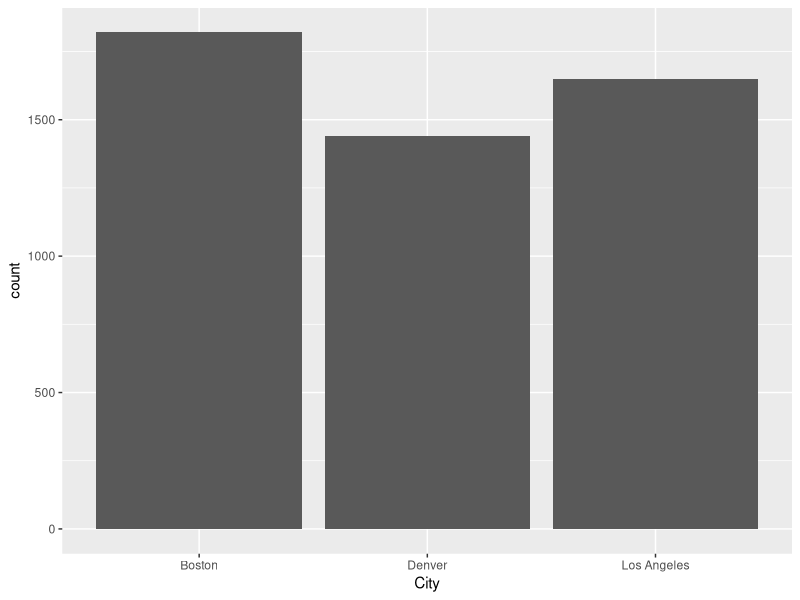
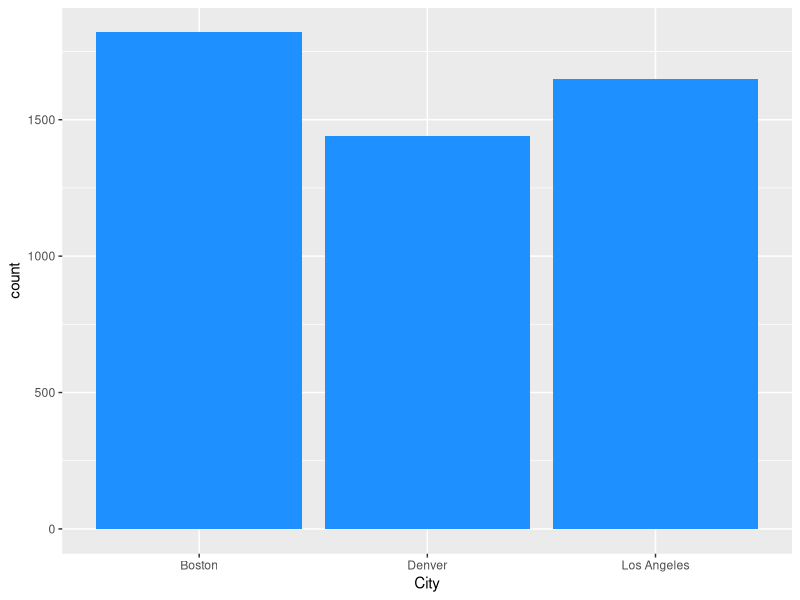
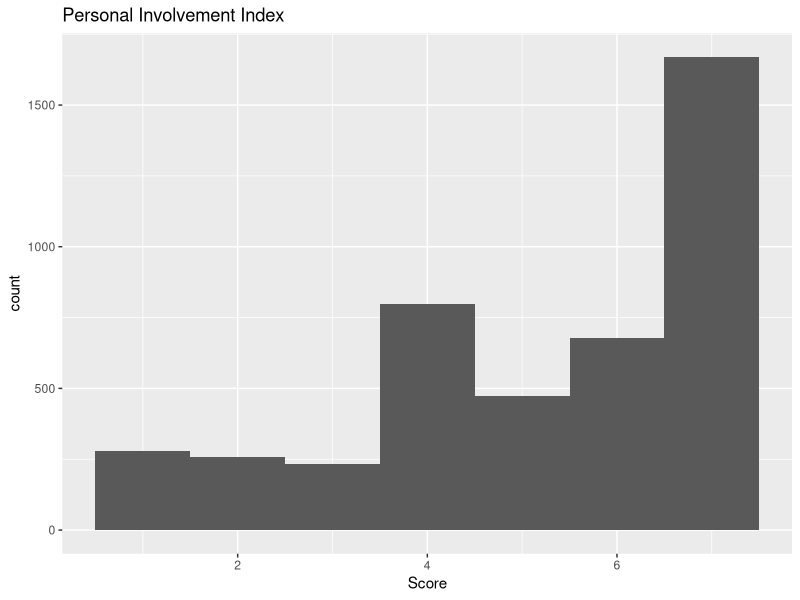
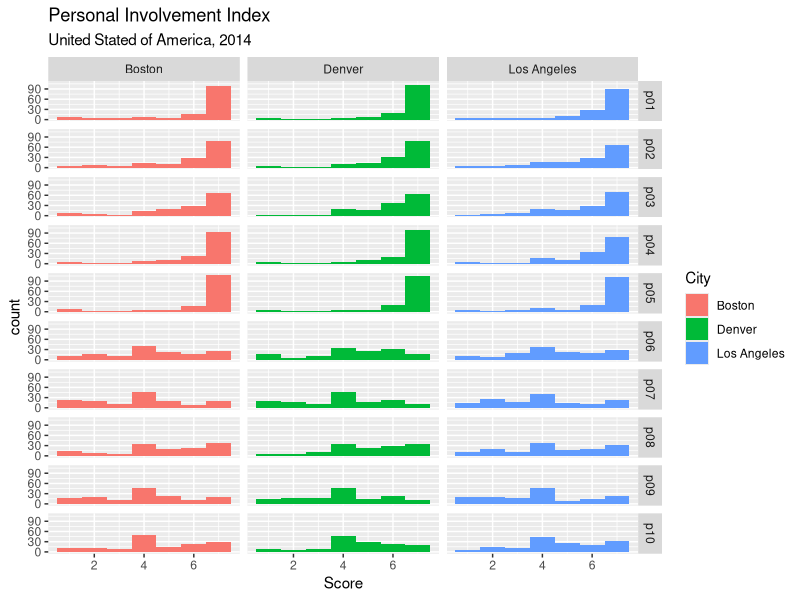
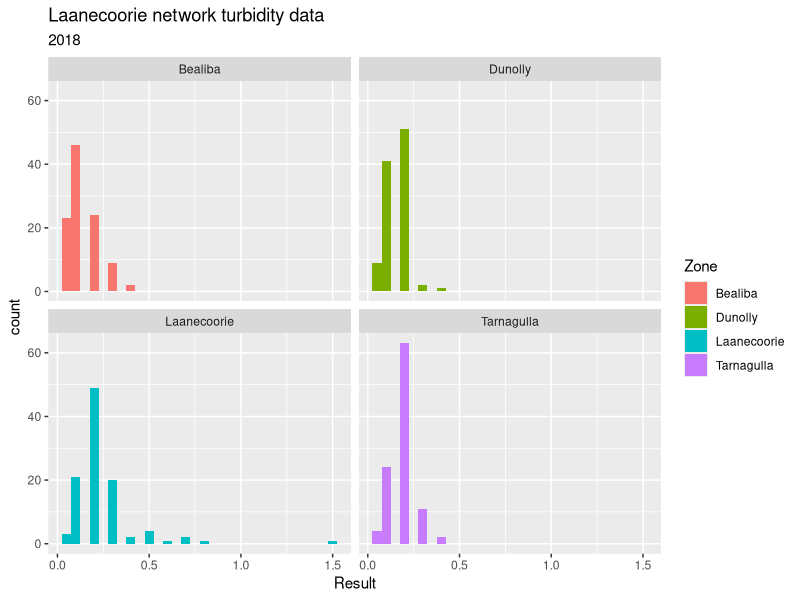
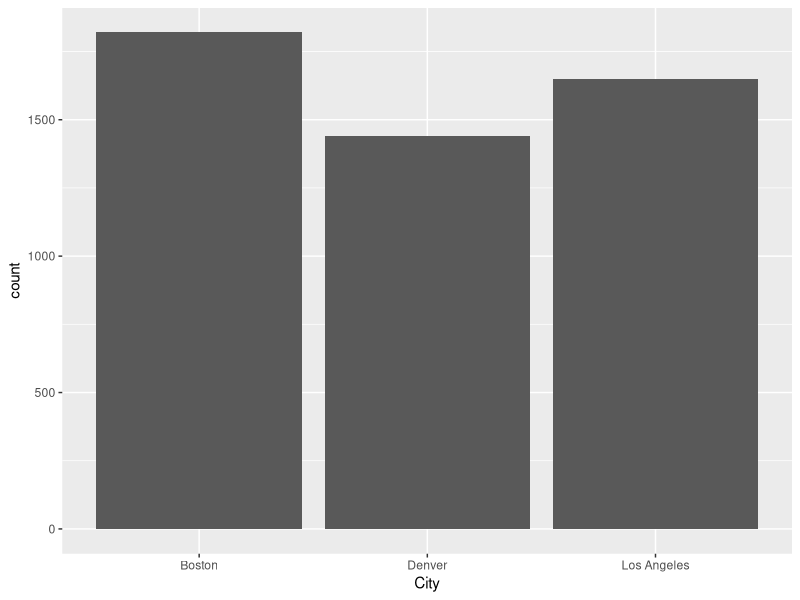
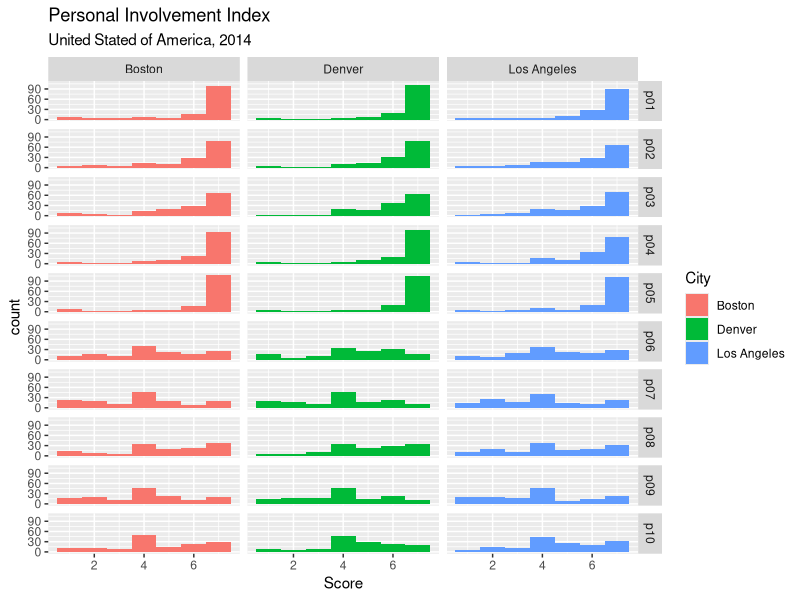

These charts were generated, in order, by the following R code:
## Caste Study 2: Customer Perception

## Load the Tdyverse
library(tidyverse)

## Load the data
rawdata <- read_csv("casestudy2/Customer_Perception_USA.csv")
names(rawdata)
dim(rawdata)

## Clean the data
customers <- rawdata[-1, ]
customers <- type_convert(customers)
str(customers)

table(rawdata$term)

rawdata[is.na(rawdata$term), ]
customers <- filter(customers, is.na(term))

customer <- customers[, c(1, 20:56)]
customers <- select(customers, c(1, 20:56))

cities <- tibble(city = 1:3,
                 city_name = c("Los Angeles", "Denver", "Boston"))
customers <- left_join(customers, cities)


## Excell style
left_join(select(filter(type_convert(rawdata[-1, ]), is.na(term)), c(1, 20:56)), cities)

## The data pipe
customers <- rawdata[-1, ] %>%
    type_convert() %>%
    filter(is.na(term)) %>%
    select(c(1, 20:56)) %>%
    left_join(cities) %>%
    rename(id = V1)

la <- filter(customers, city_name == "Los Angeles")
la <- select(la, 1:12)

la <- customers %>%
    filter(city_name == "Los Angeles") %>%
    select(1:12)

## Isolate involvement data
pii <- select(customers, id, City = city_name, starts_with("p", ignore.case = FALSE))
pii[, c(1, 2, 7, 8, 9, 10) + 2] <- 8 - pii[, c(1, 2, 7, 8, 9, 10) + 2]
pii

## Tidy data
pii <- gather(pii, "Item", "Score", -id, -City)

## Explore the data
ggplot(pii, aes(City)) + geom_bar()
ggsave("manuscript/resources/session5/cities.png")

ggplot(pii, aes(City)) + geom_bar(fill = "dodgerblue")

ggplot(pii, aes(Score)) +
    geom_histogram(binwidth = 1) +
    labs(title="Personal Involvement Index")

ggplot(pii, aes(Score, fill = City)) +
    geom_histogram(binwidth = 1) +
    facet_grid(Item ~ City) + 
    labs(title = "Personal Involvement Index",  
         subtitle = "United Stated of America, 2014")
ggsave("manuscript/resources/session5/pii_overview.png")

## Lab data
read_csv("casestudy1/turbidity_laanecoorie.csv") %>%
    ggplot(aes(Result, fill = Zone)) +
    geom_histogram(binwith = 0.1) +
    facet_wrap(~Zone) + 
    labs(title = "Laanecoorie network turbidity data",
        subtitle = "2018")



 
